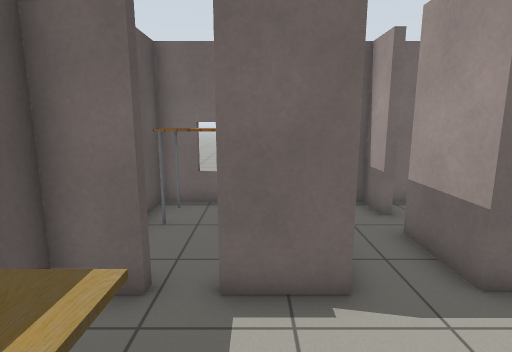
View 1 (above)

24 first-person views from a walk through a Gazebo world. The camera is 1.3 m above the floor, tilts 10° down and sees 80° across. The floor is counted in squares, 0.5 m on a side. Each view is taken from the middle of a square. On the plan, view 1 faces up. The plan holds only what a view shows up to about 20 squares ahead; the rest is blank. Gazebo's built-in surfaces are drawn with simple patterns.

View 2
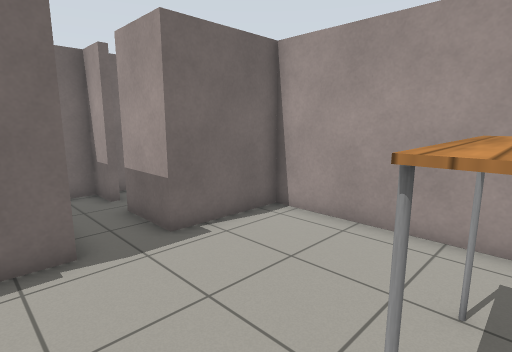

View 3
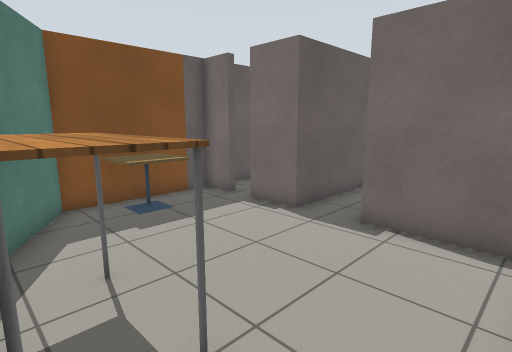

View 4
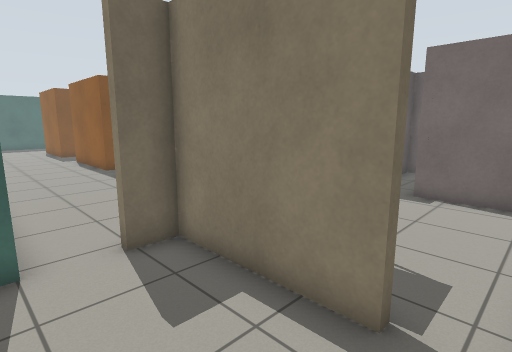

View 5
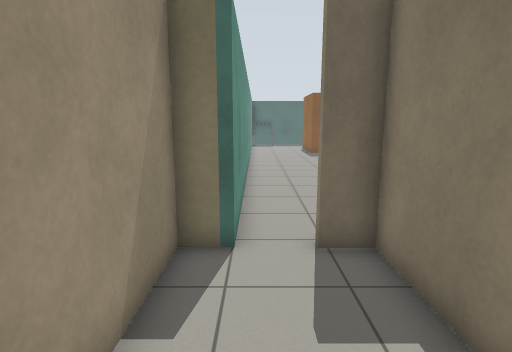

View 6
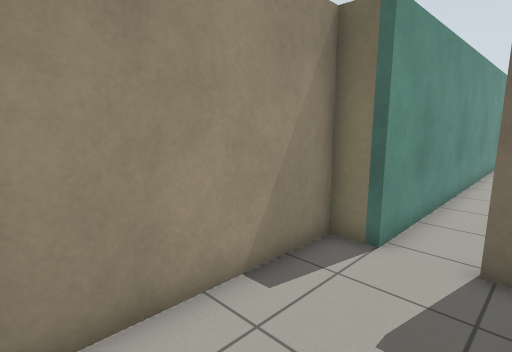

View 7
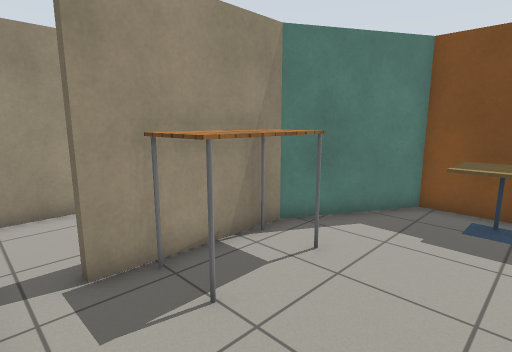

View 8
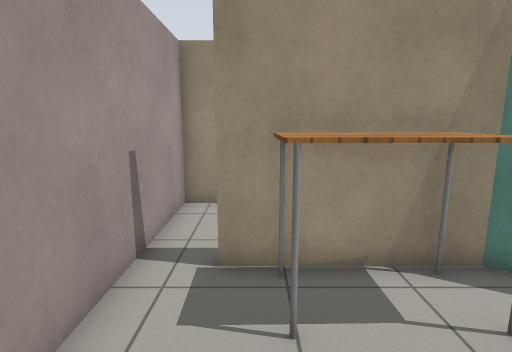

View 9
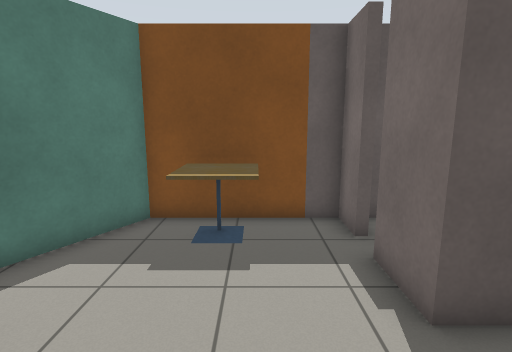

View 10
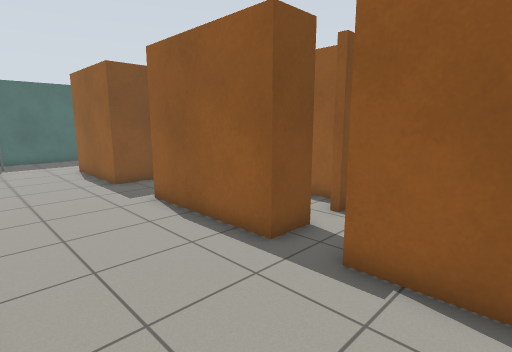

View 11
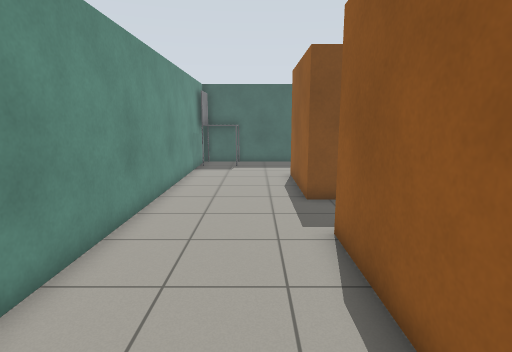

View 12
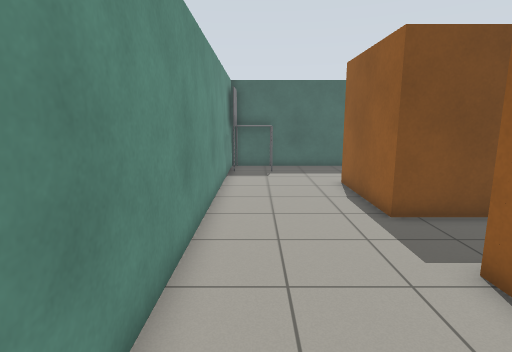

View 13
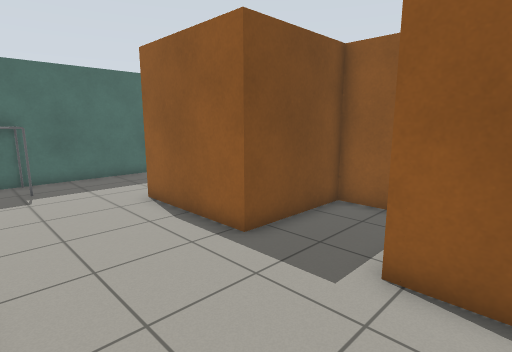

View 14
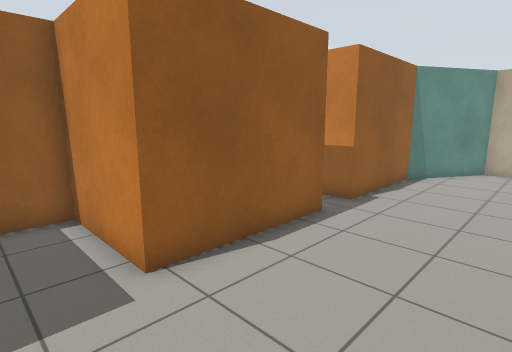

View 15
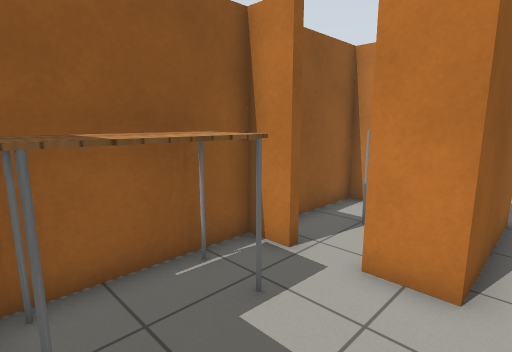

View 16
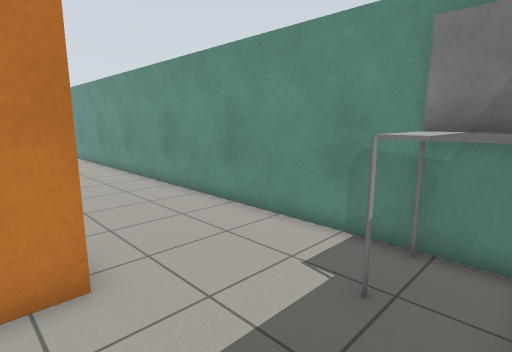

View 17
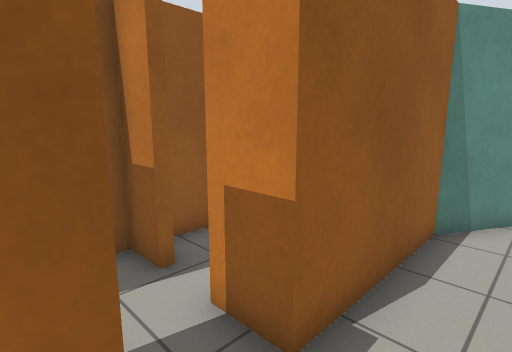

View 18
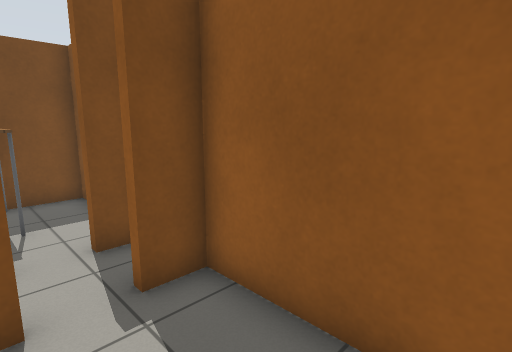

View 19
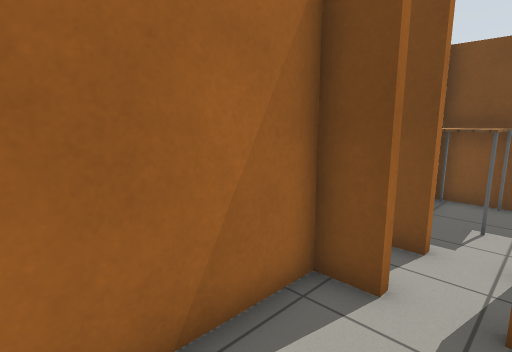

View 20
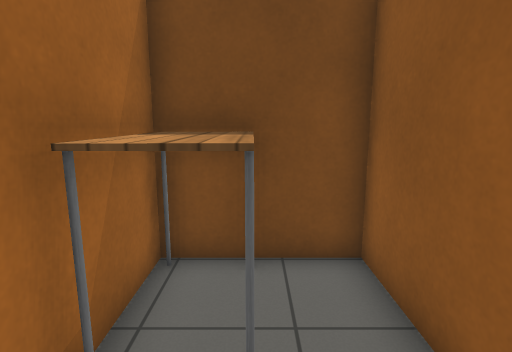

View 21
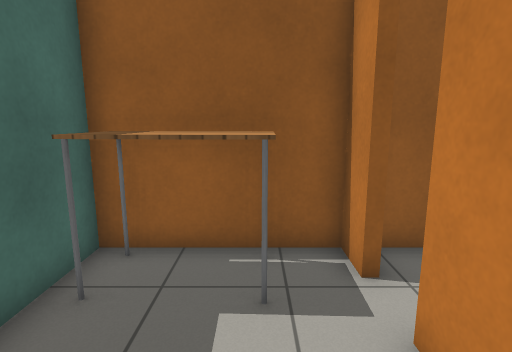

View 22
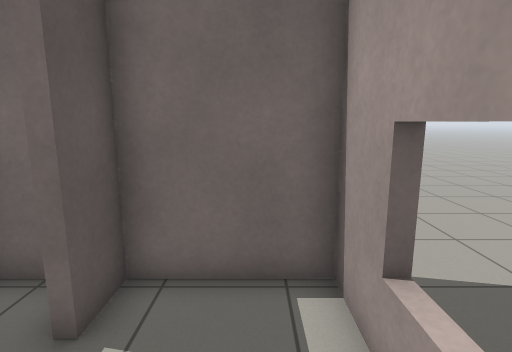

View 23
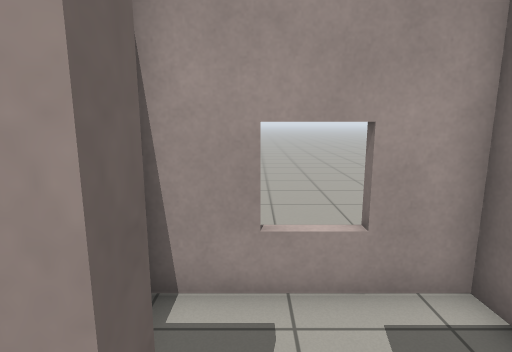

View 24
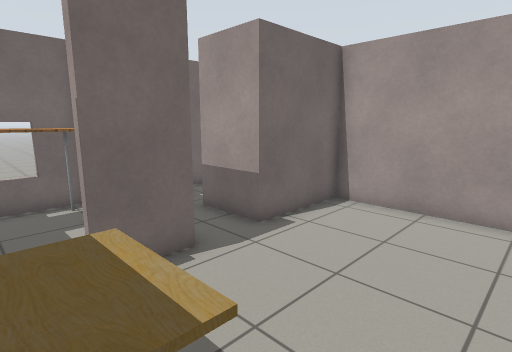

### Floor plan
Ten units are one square. View 1 is at (0, 0); x grows to the right and y downward. Boxes are objects, and circles mark ways between rooms. Rooms are numbered by the first view taken in them; rooms with no view inside come last. Other rooms are left out.
<svg viewBox="-300 -102 378 183">
<path fill="none" stroke="#000" d="M-16 -43 -31 -43 -31 9 10 33M7 32 58 32M73 24 73 -43 35 -43 35 -70M35 -83 35 -97 14 -97 14 -43 -6 -43M58 35 8 35M10 33 10 48M-5 65 10 65 10 76 73 76 73 24M-104 -4 -104 12 -159 12 -159 -30 -191 -30 -191 12 -241 12 -241 -3M-286 65 -5 65M-293 -6 -293 36M7 45 7 34 -33 12 -86 12 -86 -4M-83 -4 -83 8 -40 8M-40 -30 -83 -30 -83 -18M-86 -18 -86 -30 -90 -30M-107 -4 -104 -4M-104 -26 -104 -18M66 -47 73 -47 73 -97 38 -97 38 -83M-114 -30 -156 -30 -156 8 -119 8M-104 -18 -108 -18M-31 -67 -31 -51M9 -97 -31 -97 -31 -82M-194 -24 -194 -30 -234 -30M-241 -18 -241 -30 -293 -30 -293 -6"/>
<rect x="-25" y="-25" width="20" height="30" fill="#bbb"><title>cafe table</title></rect>
<rect x="15" y="15" width="30" height="10" fill="#bbb"><title>table</title></rect>
<rect x="-295" y="35" width="30" height="30" fill="#bbb"><title>chair</title></rect>
<rect x="-155" y="-15" width="30" height="20" fill="#bbb"><title>table</title></rect>
<rect x="-25" y="-95" width="30" height="20" fill="#bbb"><title>table</title></rect>
<rect x="-215" y="-15" width="20" height="20" fill="#bbb"><title>chair</title></rect>
<rect x="-285" y="-25" width="30" height="20" fill="#bbb"><title>table</title></rect>
<circle cx="65" cy="30" r="3" fill="#2a7"/>
<circle cx="40" cy="-75" r="3" fill="#2a7"/>
<circle cx="-10" cy="-40" r="3" fill="#2a7"/>
<circle cx="5" cy="55" r="3" fill="#2a7"/>
<circle cx="-90" cy="5" r="3" fill="#2a7"/>
<circle cx="-270" cy="5" r="3" fill="#2a7"/>
<circle cx="-80" cy="-10" r="3" fill="#2a7"/>
<circle cx="-100" cy="-10" r="3" fill="#2a7"/>
<circle cx="-240" cy="-10" r="3" fill="#2a7"/>
<text x="30" y="-20">1</text>
<text x="40" y="50">2</text>
<text x="-160" y="40">3</text>
<text x="-60" y="-10">4</text>
<text x="-90" y="-10">5</text>
<text x="60" y="-70">6</text>
<text x="-130" y="-10">7</text>
<text x="-10" y="-70">8</text>
<text x="-220" y="-10">9</text>
<text x="-270" y="-20">10</text>
</svg>
Room 1 opens to room 2. Room 1 opens to room 6. Room 1 opens to room 8. Room 2 opens to room 3. Room 3 opens to room 5. Room 3 opens to room 10. Room 4 opens to room 5. Room 5 opens to room 7. Room 9 opens to room 10.

Where each view was taken, in squares from view 1:
view 1: 0 up, 0 right, facing up
view 2: 2 down, 0 right, facing up-right
view 3: 3 down, 7 right, facing up-left
view 4: 7 down, 7 right, facing up-left
view 5: 6 down, 7 right, facing left
view 6: 4 down, 7 right, facing down-left
view 7: 2 up, 7 right, facing down-left
view 8: 2 up, 5 right, facing down
view 9: 2 up, 5 right, facing left
view 10: 6 down, 6 left, facing up-left
view 11: 3 down, 9 left, facing left
view 12: 5 down, 11 left, facing left
view 13: 6 down, 14 left, facing up-left
view 14: 6 down, 18 left, facing up-right
view 15: 2 down, 29 left, facing up-right
view 16: 0 up, 29 left, facing down-right
view 17: 3 down, 11 left, facing up-right
view 18: 0 up, 4 left, facing up-left
view 19: 2 up, 4 left, facing down-left
view 20: 1 up, 10 left, facing left
view 21: 3 down, 26 left, facing up
view 22: 5 up, 6 right, facing up
view 23: 8 up, 3 right, facing right
view 24: 1 down, 2 left, facing up-right
